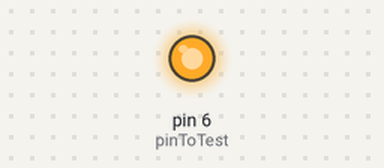
This sketch was run on a simulated Arduino Uno, built with avr-gcc and run on an emulated ATmega328P. On the bench: output pins drawn as LEDs (lit = HIGH).

Above: at 1.5 s.
At 6.7 s:
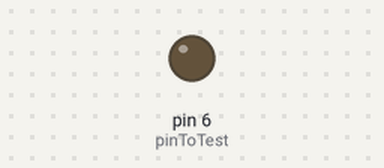
Timing chart, 0 to 8.1 s (numbered marks = the images above):
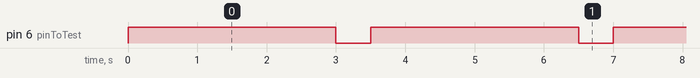

Measured:
- by itself, pin 6 (pinToTest): alternates HIGH for 3.0 s and LOW for 0.50 s

The sketch:

Test_Pin6.ino
```cpp
// Test_Pin6.ino
// 单独测试引脚 6 上的 LED，让它一直闪烁
// 如需测试其他引脚，只需修改下面 pinToTest 的数字

const int pinToTest = 6;  // 要测试的引脚编号

void setup() {
  pinMode(pinToTest, OUTPUT);  // 设置该引脚为输出模式
}

void loop() {
  digitalWrite(pinToTest, HIGH);  // 点亮 LED
  delay(3000);                     // 亮 500 毫秒
  digitalWrite(pinToTest, LOW);   // 熄灭 LED
  delay(500);                     // 灭 500 毫秒
}
```
